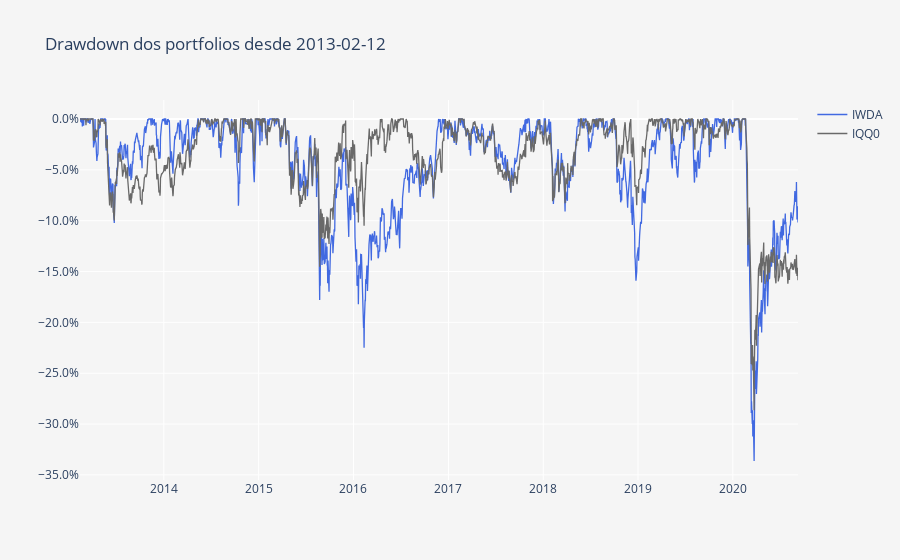

The notebook cell this image was saved under:
### Markdown cell above
O gráfico acima apresenta a linha de performance de ambos os ETFs. Em baixo podemos ver um pequeno gráfico do diferencial absoluto entre ambos e nos apercebermos facilmente das diferentes performances ao longo do tempo. Podemos observar uma overperformance do IQQ0 em períodos de stress dos mercados accionistas que acaba por ser compensada por uma underperformance quando os mercados estão a subir.

### Code cell
DD = compute_drawdowns(fundos)
DD = DD /100

layout = go.Layout(
    title='Drawdown dos portfolios desde ' + Begin,
    plot_bgcolor='#f5f5f5',
    paper_bgcolor='#f5f5f5',
    xaxis=dict(
        title='',
        showgrid=True,
        titlefont=dict(size=12),
    ),
    yaxis=dict(
        title='',
        showgrid=True,
        zeroline=True, # Adicionar ou não a zero line
        tickformat=".1%" # tickformat=".2%" se quiseres mais casas decimais
    ))

trace0 = go.Scatter(
    x = DD.index,
    y = DD.iloc[:, 0],
    name = 'IWDA',
    line = dict(
        color = 'royalblue',
        width = 1.3)
)

trace1 = go.Scatter(
    x = DD.index,
    y = DD.iloc[:, 1],
    name = 'IQQ0',
    line = dict(
        color = 'dimgrey',
        width = 1.3)
)

data = [trace0, trace1]
        
fig = go.Figure(data=data, layout=layout)
py.iplot(fig)

### Figure 1 — Plotly figure (JSON) as saved in the notebook; plotly's stock layout.template omitted (floating-point values rounded to 4 significant figures; data arrays with more than 128 entries replaced by an {"elided": "..."} marker saying what was removed)
{"data": [{"line": {"color": "royalblue", "width": 1.3}, "name": "IWDA", "type": "scatter", "x": {"elided": "1935 str values"}, "y": {"elided": "1935 float values"}}, {"line": {"color": "dimgrey", "width": 1.3}, "name": "IQQ0", "type": "scatter", "x": {"elided": "1935 str values"}, "y": {"elided": "1935 float values"}}], "layout": {"autosize": true, "paper_bgcolor": "#f5f5f5", "plot_bgcolor": "#f5f5f5", "title": {"text": "Drawdown dos portfolios desde 2013-02-12"}, "xaxis": {"autorange": true, "range": ["2013-02-12", "2020-09-08"], "showgrid": true, "title": {"font": {"size": 12}, "text": ""}, "type": "date"}, "yaxis": {"autorange": true, "range": [-0.355, 0.01868], "showgrid": true, "tickformat": ".1%", "title": {"text": ""}, "type": "linear", "zeroline": true}}}
